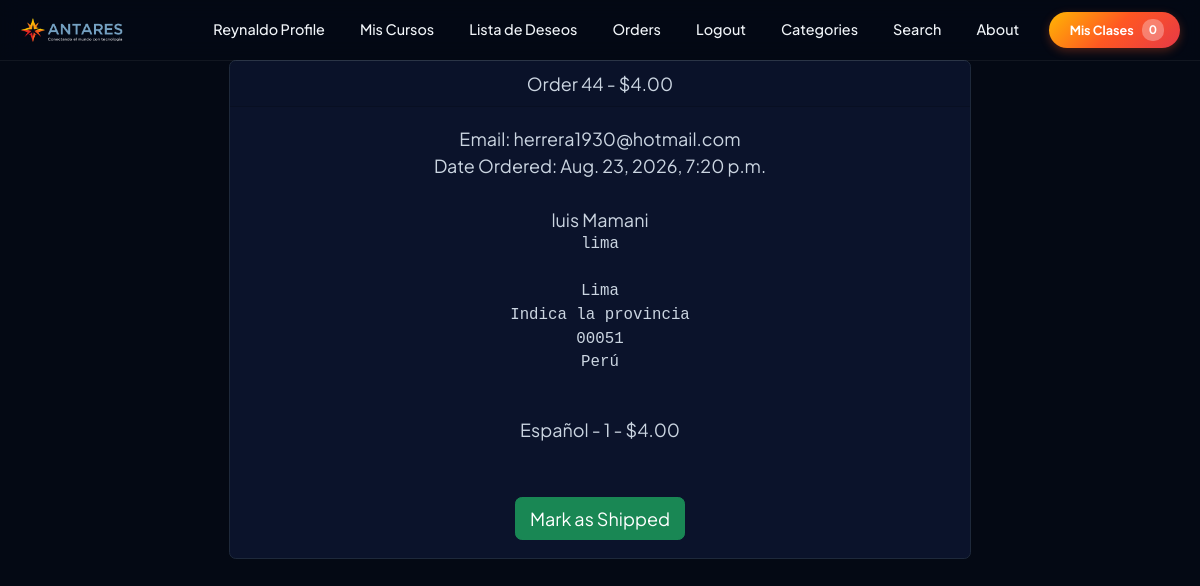
The app's page /payment/orders/44 (signed in) with its own data.
### payment/models.py (models this page shows, shortened)
class Order(models.Model):
    user = models.ForeignKey(User, on_delete=models.CASCADE, null=True, blank=True)
    full_name = models.CharField(max_length=250)
    email = models.EmailField(max_length=250)
    shipping_address = models.TextField(max_length=15000)
    amount_paid = models.DecimalField(max_digits=7, decimal_places=2)
    date_ordered = models.DateTimeField(auto_now_add=True)
    shipped = models.BooleanField(default=False)
    date_shipped = models.DateTimeField(blank=True, null=True)
    invoice = models.CharField(max_length=250, null=True, blank=True)
    paid = models.BooleanField(default=False)
    tiempo_inicio = models.DateTimeField(null=True, blank=True)
    tiempo_fin = models.DateTimeField(null=True, blank=True)
    tema_estudio = models.CharField(max_length=255, null=True, blank=True)

class OrderItem(models.Model):
    order = models.ForeignKey(Order, on_delete=models.CASCADE, null=True)
    product = models.ForeignKey(Product, on_delete=models.CASCADE, null=True)
    user = models.ForeignKey(User, on_delete=models.CASCADE, null=True, blank=True)
    quantity = models.PositiveBigIntegerField(default=1)
    price = models.DecimalField(max_digits=7, decimal_places=2)
    platform_commission = models.DecimalField(max_digits=7, decimal_places=2, default=0, editable=False)
    instructor_earning = models.DecimalField(max_digits=7, decimal_places=2, default=0, editable=False)
    paid_out = models.BooleanField(default=False, verbose_name="Ya liquidado al profesor")
    paid_out_date = models.DateTimeField(null=True, blank=True)

### store/models.py (models this page shows, shortened)
class Product(models.Model):
    name = models.CharField(max_length=100)
    user = models.ForeignKey(User, on_delete=models.CASCADE)
    price = models.DecimalField(default=0, decimal_places=2, max_digits=6)
    category = models.ForeignKey(Category, on_delete=models.CASCADE, default=1)
    description = models.CharField(max_length=250, default='', blank=True, null=True)
    image = models.ImageField(upload_to='uploads/product')
    is_sale = models.BooleanField(default=False)
    sale_price = models.DecimalField(default=0, decimal_places=2, max_digits=6, null=True, blank=True)
    full_access_price = models.DecimalField(
        default=0, decimal_places=2, max_digits=6, null=True, blank=True,
        verbose_name="Precio de acceso a todas las clases de pago",
        help_text="Si lo dejas vacío, se usará el precio normal del curso"
    )
    pay_method = models.CharField(max_length=250, null=True)
    video = models.FileField(upload_to="video", null=True)
    created_day = models.DateTimeField(default=timezone.now)
    learning_points = models.TextField(
        blank=True, default='',
        verbose_name="Lo que aprenderás",
        help_text="Un punto por línea"
    )
    requirements = models.TextField(
        blank=True, default='',
        verbose_name="Requisitos previos",
        help_text="Un requisito por línea"
    )
    target_audience = models.TextField(
        blank=True, default='',
        verbose_name="Dirigido a",
        help_text="Un público por línea"
    )
    language = models.CharField(
        max_length=50, blank=True, default='Español',
        verbose_name="Idioma"
    )
    duration_minutes = models.PositiveIntegerField(
        default=0,
        verbose_name="Duración total (minutos)"
    )
    def __str__(self):
        return self.name

### payment/views.py (the view, shortened to what this page needs)
# urls.py: path('orders/<int:pk>', views.orders, name='orders'),
def orders(request, pk):
    if request.user.is_authenticated and request.user.is_authenticated:
        order = Order.objects.get(id=pk)
        items = OrderItem.objects.filter(order=pk)
        return render(request, 'payment/orders.html',{"order":order, "items":items})
    else:
        messages.success(request, "Order Placed")
        return redirect('index')

### cart/cart.py (called while the page is built)
    def __len__(self):
        return len(self.cart)

### cart/context_processors.py (called while the page is built)
def cart(request):
    return {'cart': Cart(request)}

### payment/templates/payment/orders.html (shortened to what this page needs)
{% extends 'base.html' %}
{% block content %}
<div class="container">
    <div class="row">
        <center>
            <div class="col-8">
                <div class="card">
                    <div class="card-header">
                      Order {{ order.id }} - ${{order.amount_paid }}
                    </div>
                    <div class="card-body">
                      Email: {{ order.email }}<br/>
                      {% if order.date_shipped %}
                        Date Shipped: {{ order.date_shipped }}
                        {% else %}
                            Date Ordered: {{ order.date_ordered }}
                       {% endif %}
                      <br/><br/>
                      {{ order.full_name }}<br/>
                      <pre>{{ order.shipping_address }}
                      </pre>
                      {% for item in items %}
                        {{ item.product }} - {{ item.quantity }} - ${{ item.price }}<br/>
                      {% endfor %}
                      <br/><br/>
                      {% if not order.shipped %}
                      <form method="POST">
                        <button type="submit" class="btn btn-success">Mark as Shipped</button>
                      </form>
                        {% else %}
                      <form method="POST">
                        {% csrf_token %}
                        <input type="hidden" name="shipping_status" value="false">
                        <button type="submit" class="btn btn-danger">Mark as not Shipped</button>
                      </form>
                      {% endif %}
                    </div>
                  </div>
                  <br/><br/>
            </div>
        </center>
    </div>
</div>
{% endblock %}

### store/templates/navbar.html (shortened to what this page needs)
{% load static %}
<nav class="nav-principal" id="navbarPrincipal">
    <div  class="contenedor-nav">
        <a class="nav-logo" href="{% url 'index' %}"><img src="{% static 'assets/antares_logo_navbar.png' %}" alt="ANTARES"></a>
        <div class="nav-colapso" id="navbarSupportedContent">
            <ul class="lista-nav">
                {% if user.is_authenticated %}
                <li class="item-desplegable">
                    <a class="nav-link-custom perfil-usuario" tabindex="0">{{request.user.username}} profile</a>
                </li>
                <li><a class="nav-link-custom {% if request.resolver_match.url_name == 'my_courses' %}activo{% endif %}" href="{% url 'my_courses' %}">Mis Cursos</a></li>
                <li><a class="nav-link-custom {% if request.resolver_match.url_name == 'wishlist' %}activo{% endif %}" href="{% url 'wishlist' %}">Lista de Deseos</a></li>
                {% if user.is_superuser %}
                <li class="item-desplegable">
                    <a class="nav-link-custom" tabindex="0">Orders</a>
                </li>
                {% endif %}
                <li><a class="nav-link-custom" href="{% url 'logout' %}">Logout</a></li>
                {% else %}
                <li><a class="nav-link-custom {% if request.resolver_match.url_name == 'login' %}activo{% endif %}" href="{% url 'login' %}">Login</a></li>
                <li><a class="nav-link-custom {% if request.resolver_match.url_name == 'register' %}activo{% endif %}" href="{% url 'register' %}">Register</a></li>
                {% endif %}
                <li class="item-desplegable">
                    <a class="nav-link-custom {% if request.resolver_match.url_name == 'category' or request.resolver_match.url_name == 'category_summary' %}activo{% endif %}" tabindex="0">Categories</a>
                </li>
                <li><a class="nav-link-custom {% if request.resolver_match.url_name == 'search' %}activo{% endif %}" href="{% url 'search' %}">Search</a></li>
                <li><a class="nav-link-custom {% if request.resolver_match.url_name == 'about' %}activo{% endif %}" href="{% url 'about' %}">About</a></li>
            </ul>
            <form class="form-carrito">
                <a href="{% url 'cart_summary' %}" class="boton-carrito">
                    <i class="icono-carrito">&nbsp;&nbsp;Mis Clases</i>
                    <span class="contador-badge" id="cart_quantity">{{ cart|length }}</span>
                </a>
            </form>
        </div>
    </div>
</nav>

### static/css/variables.css (style rules this page uses)
:root { --rojo: #E63946; --rojo-hover: #C62839; --azul: #1e40af; --azul-claro: #3b82f6; --azul-dark: #1d3557; --amarillo: #FFB703; --naranja: #FF5722; --gris-oscuro: #1e293b; --gris: #64748b; --gris-claro: #f1f5f9; --blanco: #ffffff; --bg-dark-hero: #0d1322; --gradient-brand: linear-gradient(135deg, var(--amarillo) 0%, var(--naranja) 50%, var(--rojo) 100%); --radius: 12px; --shadow-sm: 0 2px 4px rgba(0,0,0,0.04); --shadow-md: 0 10px 25px -5px rgba(15,23,42,0.12); --shadow-lg: 0 15px 50px rgba(0,0,0,0.12); --page-bg: #040914; --surface-bg: #0B132B; --surface-bg-alt: #162244; --border-soft: #1E293B; --text-strong: #f1f5f9; --text-body: #cbd5e1; --text-muted-soft: #94a3b8; }
html { font-size: 18px; }
body { font-family: 'Plus Jakarta Sans', sans-serif; background-color: var(--page-bg); color: var(--text-body); }
.card, .bg-white { background-color: var(--surface-bg) !important; color: var(--text-body); border-color: var(--border-soft) !important; }

### static/css/navbar.css (style rules this page uses)
.nav-principal { background-color: rgba(4, 9, 20, 0.85); backdrop-filter: blur(10px); -webkit-backdrop-filter: blur(10px); position: fixed; top: 0; left: 0; width: 100%; z-index: 1000; padding: 0; font-family: 'Plus Jakarta Sans', sans-serif; box-shadow: 0 1px 0 rgba(255,255,255,0.06); height: 60px; transition: box-shadow 0.3s ease, background-color 0.3s ease; }
.contenedor-nav { max-width: 1200px; margin: 0 auto; display: flex; justify-content: space-between; align-items: center; padding: 0 20px; height: 60px; }
.nav-logo { display: flex; align-items: center; gap: 8px; color: var(--text-strong); font-size: 1.5rem; font-weight: bold; text-decoration: none; letter-spacing: -1px; }
.nav-logo img { height: 26px; width: auto; object-fit: contain; }
.nav-colapso { display: flex; align-items: center; gap: 15px; }
.lista-nav { display: flex; list-style: none; margin: 0; padding: 0; gap: 5px; }
.nav-link-custom { position: relative; color: var(--text-strong); text-decoration: none; padding: 10px 15px; display: block; font-weight: 500; transition: color 0.3s, background-color 0.3s; cursor: pointer; border-radius: 4px; font-size: 0.8rem; }
.nav-link-custom::after { content: ""; position: absolute; left: 15px; right: 15px; bottom: 4px; height: 2px; border-radius: 2px; background: var(--gradient-brand); transform: scaleX(0); transform-origin: left; transition: transform 0.25s ease; }
.perfil-usuario { text-transform: capitalize; }
.item-desplegable { position: relative; }
.boton-carrito { background: var(--gradient-brand); border: none; color: #ffffff; padding: 7px 16px; border-radius: 50px; text-decoration: none; font-weight: bold; font-size: 0.7rem; display: flex; align-items: center; box-shadow: 0 3px 10px rgba(255, 87, 34, 0.3); transition: all 0.3s ease; }
.icono-carrito { font-style: normal; }
.contador-badge { background: rgba(255, 255, 255, 0.3); color: white; padding: 2px 7px; border-radius: 10px; margin-left: 8px; font-size: 0.65rem; }

### records on screen
Order: id "44", amount_paid "4.00", email "herrera1930@hotmail.com", date_ordered "Aug. 23, 2026, 7:20 p.m.", full_name "luis Mamani", shipping_address "lima Lima Indica la provincia 00051 Perú"
OrderItem: product "Español", quantity "1", price "4.00"

### other values on screen
{{ request.user.username }} "Reynaldo"
{{ cart|length }} "0"
